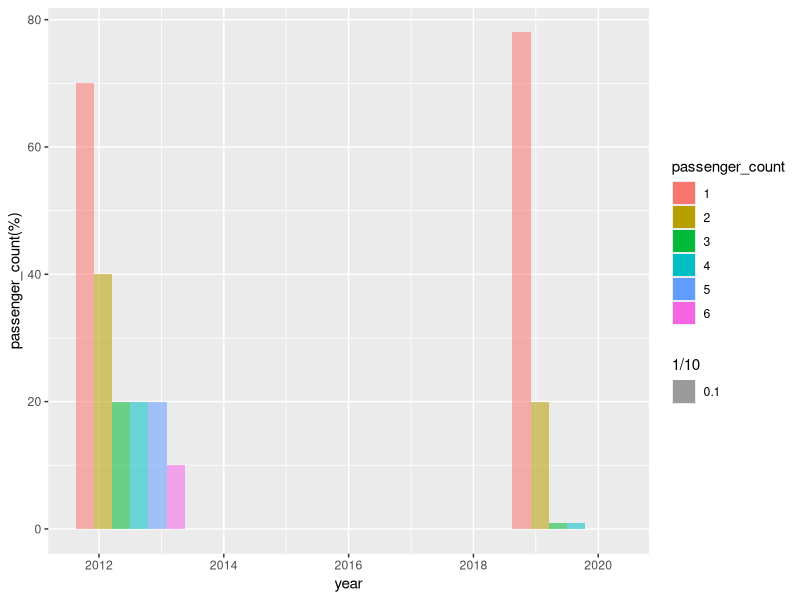

Write the R code that produced this figure.
library(dplyr)
library(lubridate)
library(data.table)
library(geosphere)
library(ggplot2)
library(gridExtra)

train <-tibble::as_tibble(fread("csv_data/monthly_summary.csv"))

class(train)
glimpse(train)
summary(train)

sum(is.na(train))
train <- train %>%
mutate(pickup_datetime = ymd_hms(pickup_datetime),
        dropoff_datetime = ymd_hms(dropoff_datetime),
        vendor_id = factor(vendor_id),
        passenger_count = factor(passenger_count))

train <- train %>%
 mutate(weekday = wday(pickup_datetime),
        month = month(pickup_datetime),
       year = year(pickup_datetime))

# p1 <- train %>%
#  ggplot(aes(year,fill = weekday)) +
#  geom_bar(fill = 3) +
#  theme(legend.position = "null")


# p4 <- train%>%
#  ggplot(aes(year,fill = passenger_count)) +
#  geom_bar() +theme(legend.position = "null") +
#  scale_y_sqrt()

# ggplot(small,aes(price,fill=cut,alpha = 1/10))+
# geom_histogram(position="dodge")  
#position=dodge,将各系列位置错开成簇状直方图。

# p4 <- train%>%
#  ggplot(aes(year,fill=passenger_count,alpha = 1/10))+
# geom_histogram(position="dodge")  
p4 <- train%>%
 ggplot(aes(year,fill=passenger_count,alpha = 1/10))+
 ylab("passenger_count(%)") +
geom_histogram(position="dodge", bins=5) 

print(p4)
